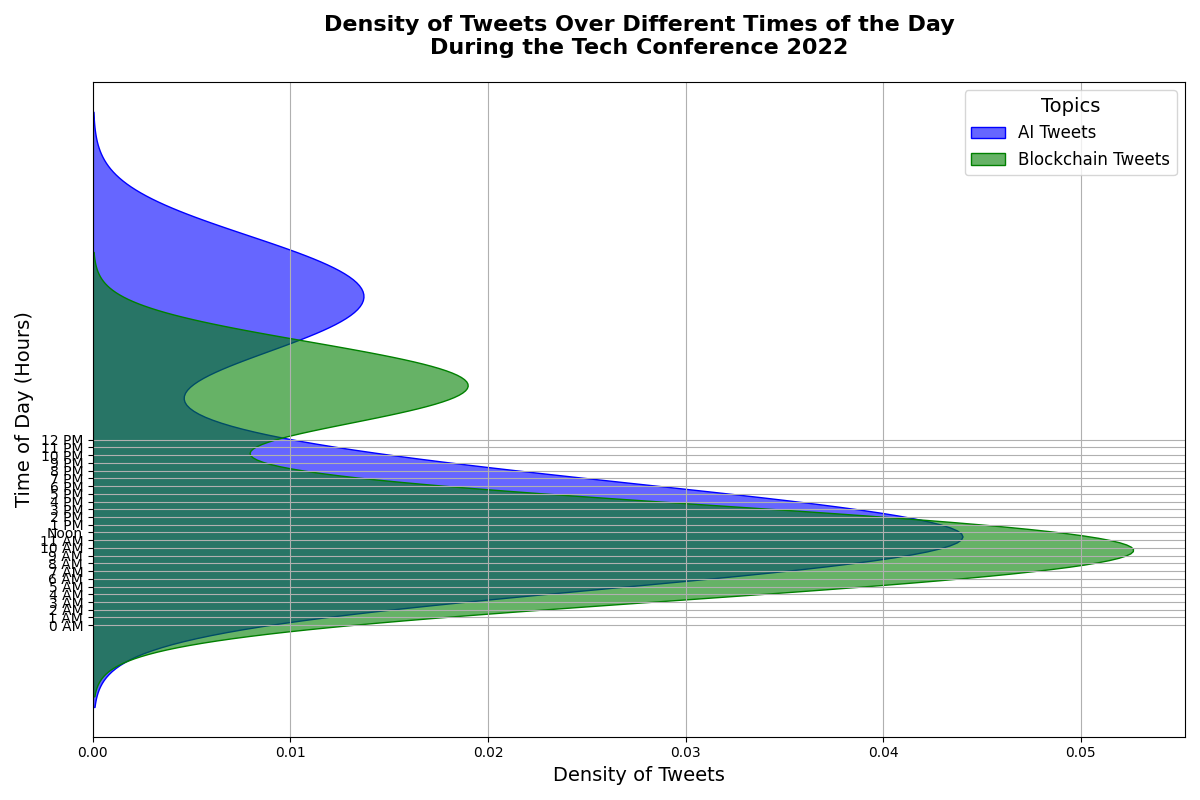

The Python source for this figure:
import numpy as np
import matplotlib.pyplot as plt
import seaborn as sns

# Constructing contextual data
time_of_day = np.linspace(0, 24, 100)
tweets_ai = np.piecewise(time_of_day,
                         [time_of_day < 6, (time_of_day >= 6) & (time_of_day < 12), (time_of_day >= 12) & (time_of_day < 18), time_of_day >= 18],
                         [lambda x: 10 + 2*x, lambda x: 25 - 1.5*x, lambda x: 5 + 2.5*x, lambda x: 30 - x])
tweets_blockchain = np.piecewise(time_of_day,
                                 [time_of_day < 6, (time_of_day >= 6) & (time_of_day < 12), (time_of_day >= 12) & (time_of_day < 18), time_of_day >= 18],
                                 [lambda x: 8 + 1.5*x, lambda x: 20 - x, lambda x: 4 + 1.8*x, lambda x: 22 - 0.8*x])

# Setting up the figure and axis
fig, ax = plt.subplots(figsize=(12, 8))

# Horizontal density plots for tweets
sns.kdeplot(y=tweets_ai, label='AI Tweets', color='blue', shade=True, alpha=0.6, ax=ax)
sns.kdeplot(y=tweets_blockchain, label='Blockchain Tweets', color='green', shade=True, alpha=0.6, ax=ax)

# Customizing the plot
ax.set_title('Density of Tweets Over Different Times of the Day\nDuring the Tech Conference 2022', fontsize=16, fontweight='bold', pad=20)
ax.set_ylabel('Time of Day (Hours)', fontsize=14)
ax.set_xlabel('Density of Tweets', fontsize=14)
ax.legend(title='Topics', fontsize=12, title_fontsize=14)
plt.yticks(np.arange(0, 25, step=1), labels=[f'{int(i)} AM' if i < 12 else ('Noon' if i == 12 else f'{int(i)-12} PM') for i in np.arange(0, 25, step=1)])
plt.grid(True)

# Enhance layout
plt.tight_layout()

# Display the plot
plt.show()
